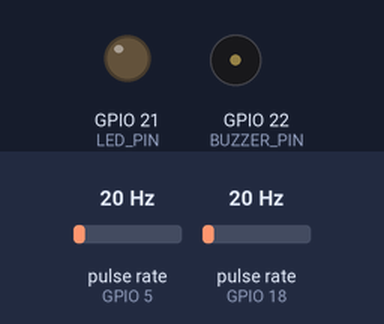
Bench run of a sketch on a simulated ESP32. Shown: output pins drawn as LEDs (lit = HIGH), buzzer (waves = sounding, pin HIGH). Wiring (inferred from the names in the program): 2 × pulse sensor: data GPIO 5 / data GPIO 18. The inputs (shaded band) are chosen by the test bench; at power-on: pulse rate (sensors on GPIO 5, GPIO 18) 20 Hz. WiFi joins after 1.5 s; servers stay silent unless stated; no MQTT or app messages arrive unless stated; what the sketch prints to the serial monitor is not drawn.

Above: at 1.6 s.
At 30.6 s:
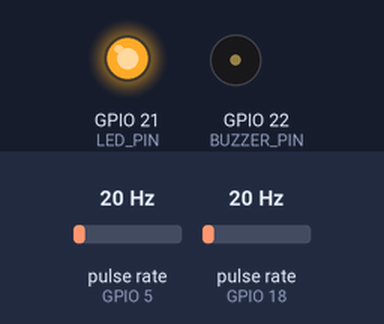
At 40.7 s:
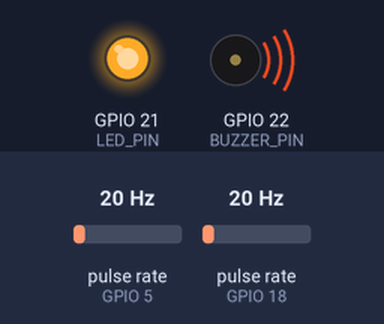
Timing chart, 0 to 41.5 s (numbered marks = the images above):
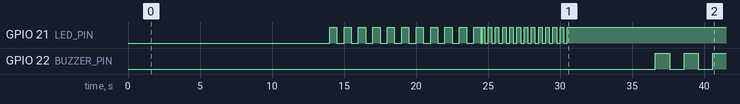

Measured:
- by itself, GPIO 22 (BUZZER_PIN): LOW → HIGH at 36.6 s, → LOW 1.0 s later, → HIGH 1.0 s later, → LOW 1.0 s later, … (5 changes in this stretch)
- by itself, GPIO 21 (LED_PIN): goes 10 × (HIGH 0.50 s, LOW 0.50 s), HIGH 0.50 s, LOW 0.09 s, HIGH 0.16 s, 11 × (LOW 0.25 s, HIGH 0.25 s), LOW 0.25 s, then HIGH

The sketch:

capstone_ledcontrol.ino
```cpp
#include <WiFi.h>
#include <PubSubClient.h>

#define LED_PIN 21
#define BUZZER_PIN 22 // Define the buzzer pin
#define SENSOR1 5
#define SENSOR2 18

const char* ssid = "SSID";
const char* password = "PASSWORD";

void setup_wifi() {
  delay(10);
  Serial.println("Connecting to WiFi...");
  WiFi.begin(ssid, password);

  while (WiFi.status() != WL_CONNECTED) {
    delay(500);
    Serial.print(".");
  }

  Serial.println("");
  Serial.println("WiFi connected");
  Serial.println("IP address: ");
  Serial.println(WiFi.localIP());
}

const char* mqtt_server = "mqtt_ip_address";

WiFiClient espClient;
PubSubClient client(espClient);

void reconnect() {
  while (!client.connected()) {
    Serial.print("Attempting MQTT connection...");
    if (client.connect("ESP32Client")) {
      Serial.println("connected");
      client.subscribe("Section_1");
      client.subscribe("Section_2");
    } else {
      Serial.print("failed, rc=");
      Serial.print(client.state());
      Serial.println(" try again in 5 seconds");
      delay(5000);
    }
  }
}

// Functions to publish sensor data in JSON format

void publishSensor1(float flowRate1, unsigned long totalMilliLitres1) {
  String payload = "{\"LocationInfo\":\"Section 1\",";
  payload += "\"FlowRate\":" + String(flowRate1) + ",";
  payload += "\"WaterUsed\":" + String(totalMilliLitres1) + "}";

  client.publish("Section_1", payload.c_str());
}

void publishSensor2(float flowRate2, unsigned long totalMilliLitres2) {
  String payload = "{\"LocationInfo\":\"Section 2\",";
  payload += "\"FlowRate\":" + String(flowRate2) + ",";
  payload += "\"WaterUsed\":" + String(totalMilliLitres2) + "}";

  client.publish("Section_2", payload.c_str());
}

// Global variables
long currentMillis = 0;
long previousMillis1 = 0; // For sensor 1 calculations
long previousMillis2 = 0; // For sensor 2 calculations
long publishPreviousMillis1 = 0; // For sensor 1 publishing
long publishPreviousMillis2 = 0; // For sensor 2 publishing

const int interval = 1000; // Calculation interval
const int publishInterval1 = 3000; // Publishing interval for sensor 1 (3 seconds)
const int publishInterval2 = 4000; // Publishing interval for sensor 2 (4 seconds)

boolean ledState = LOW;
float calibrationFactor1 = 7.5; // Calibration factor for sensor 1
float calibrationFactor2 = 7.5; // Calibration factor for sensor 2

volatile byte pulseCount1 = 0;
volatile byte pulseCount2 = 0;

byte pulse1Sec1 = 0;
byte pulse1Sec2 = 0;

float flowRate1 = 0;
float flowRate2 = 0;

unsigned int flowMilliLitres1 = 0;
unsigned int flowMilliLitres2 = 0;

unsigned long totalMilliLitres1 = 0;
unsigned long totalMilliLitres2 = 0;

// Variable to track the combined total for LED and buzzer control
unsigned long combinedTotal = 0;

// Buzzer timing variables
unsigned long buzzerPreviousMillis = 0;
const long buzzerInterval = 1000; // 1 second (0.5s ON, 0.5s OFF)

void IRAM_ATTR pulseCounter1() {
  pulseCount1++;
}

void IRAM_ATTR pulseCounter2() {
  pulseCount2++;
}

void setup() {
  Serial.begin(115200);
  setup_wifi();
  client.setServer(mqtt_server, 1883);

  pinMode(LED_PIN, OUTPUT); // Set the LED pin as OUTPUT
  pinMode(BUZZER_PIN, OUTPUT); // Set the buzzer pin as OUTPUT

  attachInterrupt(digitalPinToInterrupt(SENSOR1), pulseCounter1, FALLING);
  attachInterrupt(digitalPinToInterrupt(SENSOR2), pulseCounter2, FALLING);
}

void loop() {
  if (!client.connected()) {
    reconnect();
  }
  client.loop();

  currentMillis = millis();

  // Sensor 1 calculations
  if (currentMillis - previousMillis1 > interval) {
    pulse1Sec1 = pulseCount1;
    pulseCount1 = 0;
    flowRate1 = ((1000.0 / (millis() - previousMillis1)) * pulse1Sec1) / calibrationFactor1;
    previousMillis1 = millis();
    flowMilliLitres1 = (flowRate1 / 60) * 1000;
    totalMilliLitres1 += flowMilliLitres1;
  }

  // Sensor 2 calculations
  if (currentMillis - previousMillis2 > interval) {
    pulse1Sec2 = pulseCount2;
    pulseCount2 = 0;
    flowRate2 = ((1000.0 / (millis() - previousMillis2)) * pulse1Sec2) / calibrationFactor2;
    previousMillis2 = millis();
    flowMilliLitres2 = (flowRate2 / 60) * 1000;
    totalMilliLitres2 += flowMilliLitres2;
  }

  // Publish sensor 1 data every 3 seconds
  if (currentMillis - publishPreviousMillis1 >= publishInterval1) {
    publishSensor1(flowRate1, totalMilliLitres1);
    publishPreviousMillis1 = currentMillis; // Reset timer for Sensor 1 publishing
  }

  // Publish sensor 2 data every 4 seconds
  if (currentMillis - publishPreviousMillis2 >= publishInterval2) {
    publishSensor2(flowRate2, totalMilliLitres2);
    publishPreviousMillis2 = currentMillis; // Reset timer for Sensor 2 publishing
  }

  // Update combinedTotal with the sum of totalMilliLitres1 and totalMilliLitres2
  combinedTotal = totalMilliLitres1 + totalMilliLitres2;

  // LED control based on combinedTotal
  if (combinedTotal >= 3000) {
    digitalWrite(LED_PIN, HIGH); // LED stays on above 3000 mL
    // Buzzer control based on timing
    if (currentMillis - buzzerPreviousMillis >= buzzerInterval) {
      buzzerPreviousMillis = currentMillis; // Update last buzzer change time
      if (digitalRead(BUZZER_PIN) == LOW) {
        digitalWrite(BUZZER_PIN, HIGH); // Turn buzzer on
      } else {
        digitalWrite(BUZZER_PIN, LOW); // Turn buzzer off
      }
    }
  } else if (combinedTotal >= 2500) {
    digitalWrite(LED_PIN, HIGH); // LED stays on above 2500 mL
    digitalWrite(BUZZER_PIN, LOW); // Ensure buzzer is off
  } else if (combinedTotal >= 2000) {
    // Blink twice every second
    digitalWrite(LED_PIN, (currentMillis / 250) % 2 == 0 ? HIGH : LOW);
    digitalWrite(BUZZER_PIN, LOW); // Ensure buzzer is off
  } else if (combinedTotal >= 1000) {
    // Blink once every second
    digitalWrite(LED_PIN, (currentMillis / 500) % 2 == 0 ? HIGH : LOW);
    digitalWrite(BUZZER_PIN, LOW); // Ensure buzzer is off
  } else {
    digitalWrite(LED_PIN, LOW); // LED off below 1000 mL
    digitalWrite(BUZZER_PIN, LOW); // Ensure buzzer is off
  }
}
```
